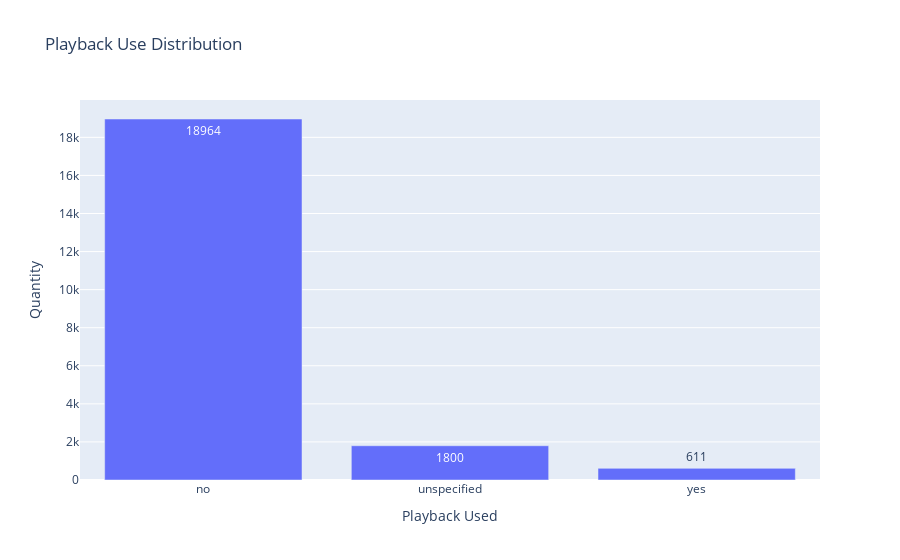

The code cell stored with this chart in its notebook:
### Markdown cell above
## Playback_used Distribution

Replace null values with 'unspecified'

### Code cell
train['playback_used'].fillna('unspecified', inplace=True)
counts = train['playback_used'].value_counts()
xp.bar(x=counts.index, y=counts, text=counts, title='Playback Use Distribution', labels={'x':'Playback Used', 'y':'Quantity'})

### Figure 1 — Plotly figure (JSON) as saved in the notebook; plotly's stock layout.template omitted (floating-point values rounded to 4 significant figures)
{"data": [{"alignmentgroup": "True", "hovertemplate": "Playback Used=%{x}<br>Quantity=%{y}<br>text=%{text}<extra></extra>", "legendgroup": "", "marker": {"color": "#636efa"}, "name": "", "offsetgroup": "", "orientation": "v", "showlegend": false, "text": [18964, 1800, 611], "textposition": "auto", "type": "bar", "x": ["no", "unspecified", "yes"], "xaxis": "x", "y": [18964, 1800, 611], "yaxis": "y"}], "layout": {"autosize": true, "barmode": "relative", "legend": {"tracegroupgap": 0}, "title": {"text": "Playback Use Distribution"}, "xaxis": {"anchor": "y", "autorange": true, "domain": [0, 1], "range": [-0.5, 2.5], "title": {"text": "Playback Used"}, "type": "category"}, "yaxis": {"anchor": "x", "autorange": true, "domain": [0, 1], "range": [0, 19960.0], "title": {"text": "Quantity"}, "type": "linear"}}}
